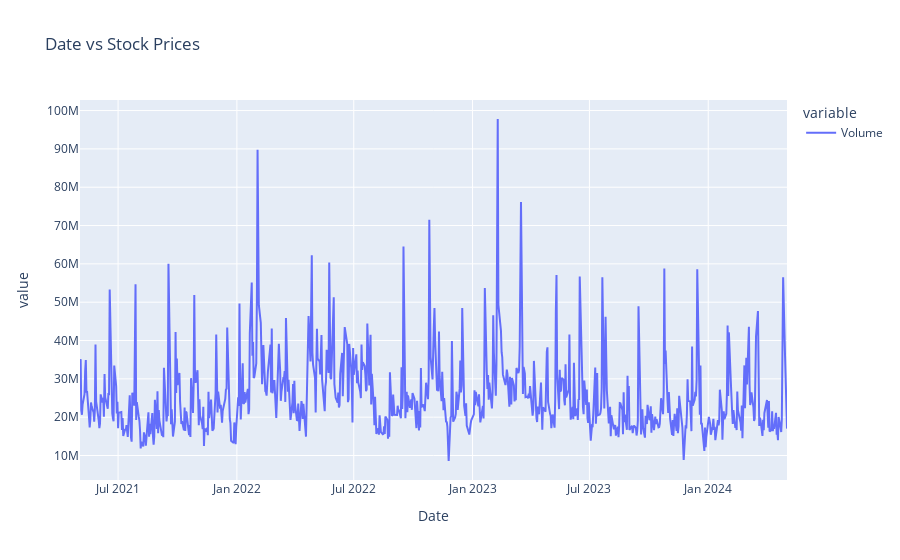

The notebook cell this image was saved under:
### Code cell
fig = px.line(df_goog, y=['Volume'], title = 'Date vs Stock Prices')
fig.show()

### Figure 1 — Plotly figure (JSON) as saved in the notebook; plotly's stock layout.template omitted (floating-point values rounded to 4 significant figures; data arrays with more than 128 entries replaced by an {"elided": "..."} marker saying what was removed)
{"data": [{"hovertemplate": "variable=Volume<br>Date=%{x}<br>value=%{y}<extra></extra>", "legendgroup": "Volume", "line": {"color": "#636efa", "dash": "solid"}, "marker": {"symbol": "circle"}, "mode": "lines", "name": "Volume", "orientation": "v", "showlegend": true, "type": "scatter", "x": {"elided": "756 str values"}, "xaxis": "x", "y": {"elided": "756 int values"}, "yaxis": "y"}], "layout": {"legend": {"title": {"text": "variable"}, "tracegroupgap": 0}, "title": {"text": "Date vs Stock Prices"}, "xaxis": {"anchor": "y", "domain": [0, 1], "title": {"text": "Date"}}, "yaxis": {"anchor": "x", "domain": [0, 1], "title": {"text": "value"}}}}
